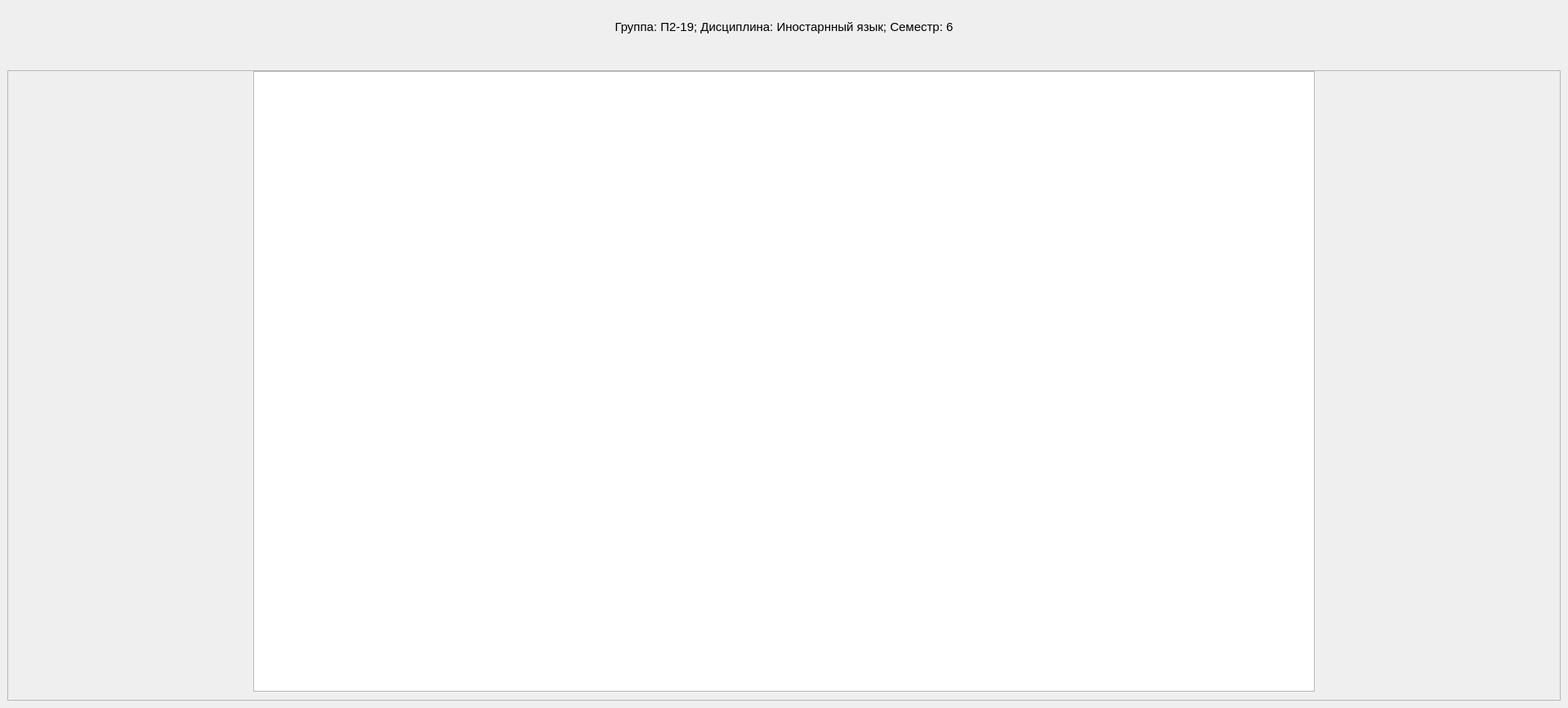
<?xml version="1.0" encoding="UTF-8"?>
<ui version="4.0">
 <class>JournalWindow</class>
 <widget class="QMainWindow" name="JournalWindow">
  <property name="geometry">
   <rect>
    <x>0</x>
    <y>0</y>
    <width>1919</width>
    <height>867</height>
   </rect>
  </property>
  <property name="windowTitle">
   <string>MainWindow</string>
  </property>
  <property name="styleSheet">
   <string notr="true">QWidget[objectName=&quot;centralwidget&quot;] { background-color: #f6f8fa; }
QTableWidget[objectName=&quot;table&quot;] { border: 1px solid black; }</string>
  </property>
  <widget class="QWidget" name="centralwidget">
   <layout class="QVBoxLayout" name="verticalLayout">
    <item>
     <layout class="QHBoxLayout" name="horizontalLayout">
      <property name="topMargin">
       <number>15</number>
      </property>
      <item>
       <widget class="QLabel" name="journal_info">
        <property name="font">
         <font>
          <family>Arial</family>
          <pointsize>11</pointsize>
         </font>
        </property>
        <property name="text">
         <string>Группа: П2-19; Дисциплина: Иностарнный язык; Семестр: 6</string>
        </property>
        <property name="alignment">
         <set>Qt::AlignCenter</set>
        </property>
       </widget>
      </item>
     </layout>
    </item>
    <item>
     <layout class="QHBoxLayout" name="horizontalLayout_2">
      <property name="bottomMargin">
       <number>15</number>
      </property>
      <item>
       <widget class="QLabel" name="journal_teacher">
        <property name="font">
         <font>
          <family>Arial</family>
          <pointsize>11</pointsize>
         </font>
        </property>
        <property name="text">
         <string/>
        </property>
        <property name="alignment">
         <set>Qt::AlignCenter</set>
        </property>
       </widget>
      </item>
     </layout>
    </item>
    <item>
     <widget class="QFrame" name="frame">
      <property name="frameShape">
       <enum>QFrame::StyledPanel</enum>
      </property>
      <property name="frameShadow">
       <enum>QFrame::Raised</enum>
      </property>
      <layout class="QHBoxLayout" name="horizontalLayout_3">
       <property name="spacing">
        <number>0</number>
       </property>
       <property name="leftMargin">
        <number>0</number>
       </property>
       <property name="topMargin">
        <number>0</number>
       </property>
       <property name="rightMargin">
        <number>0</number>
       </property>
       <property name="bottomMargin">
        <number>10</number>
       </property>
       <item>
        <spacer name="horizontalSpacer">
         <property name="orientation">
          <enum>Qt::Horizontal</enum>
         </property>
         <property name="sizeType">
          <enum>QSizePolicy::Fixed</enum>
         </property>
         <property name="sizeHint" stdset="0">
          <size>
           <width>300</width>
           <height>20</height>
          </size>
         </property>
        </spacer>
       </item>
       <item>
        <widget class="QTableView" name="table">
         <property name="selectionBehavior">
          <enum>QAbstractItemView::SelectRows</enum>
         </property>
        </widget>
       </item>
       <item>
        <spacer name="horizontalSpacer_2">
         <property name="orientation">
          <enum>Qt::Horizontal</enum>
         </property>
         <property name="sizeType">
          <enum>QSizePolicy::Fixed</enum>
         </property>
         <property name="sizeHint" stdset="0">
          <size>
           <width>300</width>
           <height>20</height>
          </size>
         </property>
        </spacer>
       </item>
      </layout>
     </widget>
    </item>
   </layout>
  </widget>
 </widget>
 <resources/>
 <connections/>
</ui>
